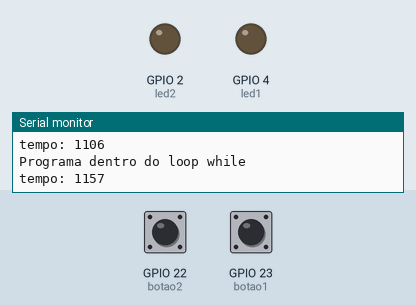
Recording of a sketch running on a simulated ESP32. On the bench: output pins drawn as LEDs (lit = HIGH), the last lines printed to the serial monitor. The test bench sets the inputs (shaded band); at power-on: GPIO 22 (botao2) HIGH, GPIO 23 (botao1) HIGH.

Above: at 1.2 s.
1.3 s: GPIO 22 (botao2) pulled LOW for 0.15 s
At 1.8 s:
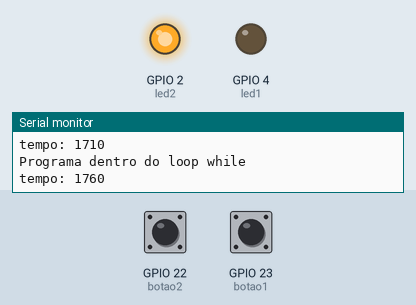
2.9 s: GPIO 23 (botao1) pulled LOW for 0.15 s
At 3.4 s:
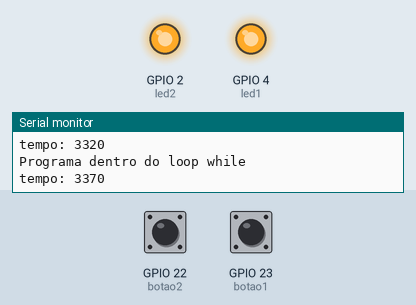
4.5 s: GPIO 22 (botao2) pulled LOW for 1 s
At 5.0 s:
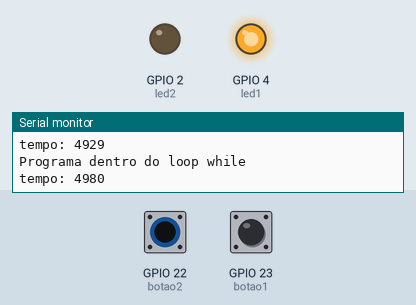
7.0 s: GPIO 22 (botao2) pulled LOW for 3.2 s
At 8.3 s:
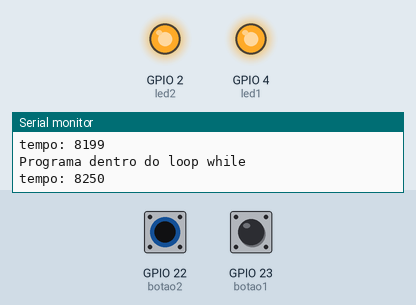
11.7 s: GPIO 23 (botao1) pulled LOW for 1 s
At 12.6 s:
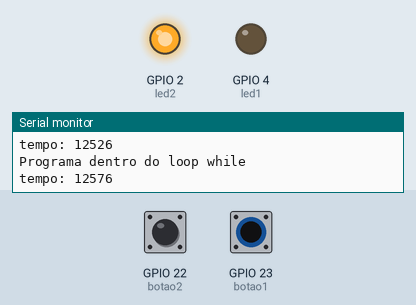
Timing chart, 0 to 14.7 s (numbered marks = the images above; inputs shaded):
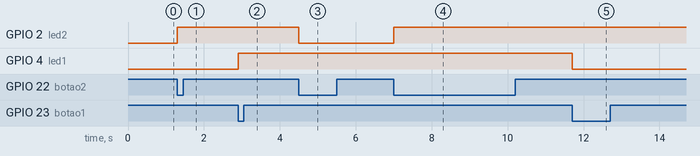

Measured:
- after the input at 1.3 s, GPIO 2 (led2): LOW → HIGH at once
- after the input at 2.9 s, GPIO 4 (led1): LOW → HIGH at once
- after the input at 4.5 s, GPIO 2 (led2): HIGH → LOW at once
- after the input at 7.0 s, GPIO 2 (led2): LOW → HIGH at once
- after the input at 11.7 s, GPIO 4 (led1): HIGH → LOW at once

The sketch:

Pr_tica_02.ino
```cpp
// RTOS Interrupção
#define botao1 23
#define botao2 22
#define led1 4
#define led2 2

//código sem interruptção:
/*
void setup() {
  // put your setup code here, to run once:
  pinMode(botao1, INPUT);
  pinMode(botao2, INPUT);
  pinMode(led1, OUTPUT);
  pinMode(led2, OUTPUT);
  Serial.begin(115200);
  Serial.println("Hello, ESP32!");
}

void loop() {
if (digitalRead(botao1)==0){
  digitalWrite(led1, !digitalRead(led1));
  Serial.println("led 1 mudei de estado ");
}

delay(200);

if(digitalRead(botao2)==0){
  digitalWrite(led2, !digitalRead(led2));
  Serial.println("led 2 mudei de estado ");
}

delay(200);
}
*/


//código com interruptção:
///*
void setup() {
  // put your setup code here, to run once:
  pinMode(botao1, INPUT);
  pinMode(botao2, INPUT);
  pinMode(led1, OUTPUT);
  pinMode(led2, OUTPUT);
  Serial.begin(115200);
  Serial.println("Hello, ESP32!");
  attachInterrupt(digitalPinToInterrupt(botao1),acionarLED1, FALLING);
  attachInterrupt(digitalPinToInterrupt(botao2),acionarLED2, FALLING);
}

void loop() {
  while(true){
    Serial.println("Programa dentro do loop while");
    Serial.println("tempo: "+ String(millis()));
    delay(50);
  }
}

void acionarLED1 (){
  digitalWrite(led1, !digitalRead(led1));
}

void acionarLED2 (){
  digitalWrite(led2, !digitalRead(led2));
}
//*/
```
